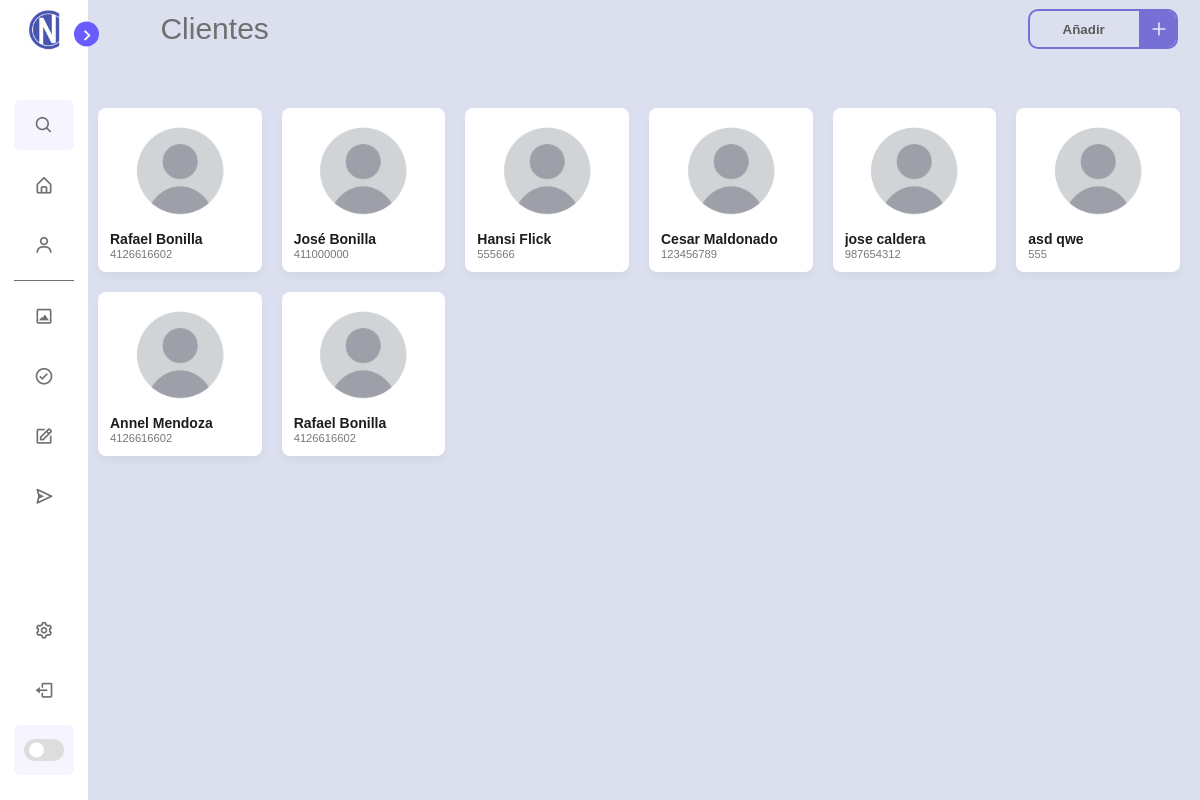
Page /Clients (signed in) on the committed database.
### tables this page shows
CREATE TABLE clientProject ( projectClientId INTEGER PRIMARY KEY AUTOINCREMENT, projectClientName TEXT, projectClientNumber INTEGER );

### new.py (the view)
@app.route("/Clients")
def clients():
    clients=try_clients()
    return  clients

### library/DB.py (called while the page is built)
def get_clients():
    conn = sqlite3.connect('library/database.db')
    cursor = conn.cursor()
    cursor.execute("SELECT projectClientName,ProjectClientNumber FROM clientProject")
    filas = cursor.fetchall()
    clientes= []
    for elemento in filas:
        if elemento not in clientes:
            clientes.append(elemento)
    return clientes

### library/URLs.py (called while the page is built)
def try_clients():
    if g.user:
        cliente=get_clients()
        return render_template("clients.html",user=g.user,cliente=cliente)
    flash("Debe de iniciar sesión primero.")
    return render_template("index.html")

### new.py (called while the page is built)
@app.before_request
def before_request():
    if "username" in session:
        g.user = session["username"]
    else:
        g.user = None

### templates/clients.html (shortened to what this page needs)
<!DOCTYPE html>
<html lang="en">
<head>
    <link rel="stylesheet" href="../static/css/clients.css">
    <link rel="stylesheet" href="../static/css/scrollbar.css">
    <link rel="stylesheet" href="https://cdnjs.cloudflare.com/ajax/libs/font-awesome/6.4.2/css/all.min.css">
    <link href='https://unpkg.com/boxicons@2.1.1/css/boxicons.min.css' rel='stylesheet'>
</head>
<body>
    <nav class="sidebar close">
        <header>
            <div class="image-text">
                <span class="image">
                    <img src="../static/img/icon.ico" alt="iconcopy">
                </span>
            </div>
            <i class='bx bx-chevron-right toggle'></i>
        </header>
        <div class="menu-bar">
            <div class="menu">
                <li class="search-box">
                    <i class='bx bx-search icon'></i>
                </li>
                <ul class="menu-links" id="home">
                    <li class="nav-link">
                        <a href="{{ url_for('home') }}">
                            <i class='bx bx-home-alt icon'></i>
                        </a>
                    </li>
                    <li class="nav-link" id="client">
                        <a href="{{ url_for('clients') }}">
                            <i class='bx bx-user icon'></i>
                        </a>
                    </li>
                </ul>
                <hr class="separator">
                <ul class="menu-links">
                    <li class="nav-link" id="diseño">
                        <a href="{{ url_for('design') }}">
                            <i class='bx bx-image-alt icon'></i>
                        </a>
                    </li>
                    <li class="nav-link" id="aprobacion">
                        <a href="{{ url_for('approval') }}">
                            <i class='bx bx-check-circle icon'></i>
                        </a>
                    </li>
                    <li class="nav-link" id="elaboracion">
                        <a href="{{ url_for('crafting') }}">
                            <i class='bx bx-edit icon'></i>
                        </a>
                    </li>
                    <li class="nav-link" id="entrega">
                        <a href="{{ url_for('ending') }}">
                            <i class='bx bx-send icon'></i>
                        </a>
                    </li>
                </ul>
            </div>
            <div class="bottom-content">
                <li class="">
                    <a href="{{ url_for('settings') }}">
                        <i class='bx bx-cog icon'></i>
                    </a>
                <li class="">
                    <a href="{{ url_for('logout') }}">
                        <i class='bx bx-log-out icon'></i>
                    </a>
                </li>
                <li class="mode">
                    <div class="toggle-switch">
                        <span class="switch"></span>
                    </div>
                </li>
            </div>
        </div>
    </nav>
    <section class="home">
        <div class="home-header">
            <div class="text">Clientes</div>
            <button class="add-btn" type="button" id="openModal">
                <span class="button__text">Añadir</span>
                <span class="button__icon">
                    <svg class="svg" fill="none" height="24" stroke="currentColor" stroke-linecap="round"
                        stroke-linejoin="round" stroke-width="2" viewBox="0 0 24 24" width="24"
                        xmlns="http://www.w3.org/2000/svg">
                        <line x1="12" x2="12" y1="5" y2="19"></line>
                        <line x1="5" x2="19" y1="12" y2="12"></line>
                    </svg>
                </span>
            </button>
        </div>
        <div class="card-list-client">
            {% for item in cliente %}
            <a href="{{ url_for('client', client=item[0] )}}" style="text-decoration: none;" class="client-link">
                <div class="card-client">
                    <img src="../static/img/user-default.png" alt="User Image">
                    <p class="default-client-name">{{item[0]}}</p>
                    <p class="client-company">{{item[1]}}</p>
                </div>
            </a>
            {% endfor %}
    </section>
  </body>
</html>

### rows in the picture
clientProject: projectClientName "Rafael Bonilla", projectClientNumber "4126616602"
clientProject: projectClientName "José Bonilla", projectClientNumber "411000000"
clientProject: projectClientName "Hansi Flick", projectClientNumber "555666"
clientProject: projectClientName "Cesar Maldonado", projectClientNumber "123456789"
clientProject: projectClientName "jose caldera", projectClientNumber "987654312"
clientProject: projectClientName "asd qwe", projectClientNumber "555"
clientProject: projectClientName "Annel Mendoza", projectClientNumber "4126616602"
clientProject: projectClientName "Rafael Bonilla", projectClientNumber "4126616602"
